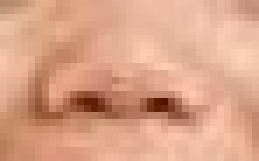
%> input picture CNN_data/Nose/nose_030.jpg, 37 x 23 px (shown 7 times larger); its folder holds only this picture in this run
$ octave bw_resize.m   (GNU Octave 9; MATLAB toolbox functions it lacks are replaced by stand-ins)
%> lines starting %> are read from the running program, lines starting %| are printed output that depends on the picture
dirData = dir('../CNN_data/Nose/*.jpg'); %takes all the images from the folder/ you can also assign specific address of the folder
fileNames = {dirData.name};
for k = 1:length(dirData) %the loop will continue for the number of images
    filename = dirData(k).name
    data1 = imread(strcat('../CNN_data/Nose/',filename));
%> data1 is the input picture: size 23x37x3 uint8; mean R, G, B 218.8, 162.5, 135.1
    data2 = rgb2gray(data1);
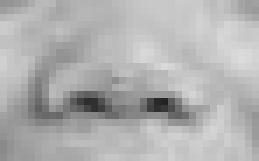
%> data2: size 23x37 uint8 (shown 7 times larger); min 34, max 220, mean 176.2
    data3 = imresize(data2,[96 96]); %w=40, h=30
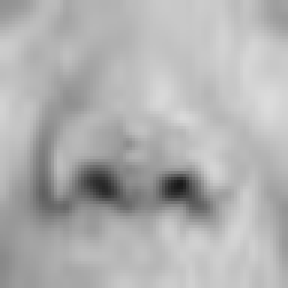
%> data3: size 96x96 uint8 (shown 3 times larger); min 25, max 220, mean 176.2
    data4 = edge(data3,'canny',0.1);
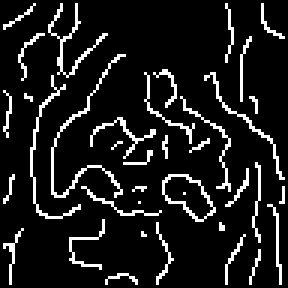
%> data4: size 96x96 logical (shown 3 times larger); 10.7% white in thin lines or dots
    iFile = filename
    newName = filename
    imwrite(data4,['../resized_CNN_data/gradients/Nose/', newName,]);
end

$ run again, on CNN_data/Nose/nose_165.jpg
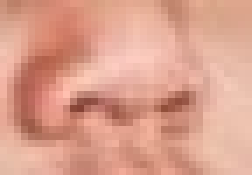
%> input picture CNN_data/Nose/nose_165.jpg, 36 x 25 px (shown 7 times larger)
%> data1 is the input picture: size 25x36x3 uint8; mean R, G, B 219.7, 159.8, 140.8
%> `data3 = imresize(data2,[96 96]);`:
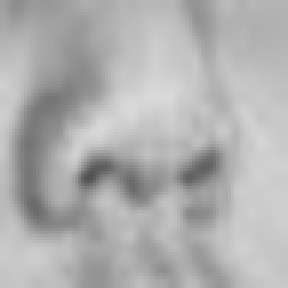
%> data3: size 96x96 uint8 (shown 3 times larger); min 80, max 217, mean 175.6
%> `data4 = edge(data3,'canny',0.1);`:
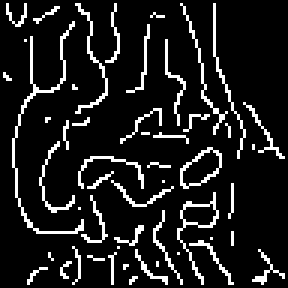
%> data4: size 96x96 logical (shown 3 times larger); 11.3% white in thin lines or dots

$ run again, on CNN_data/Nose/nose_166.jpg
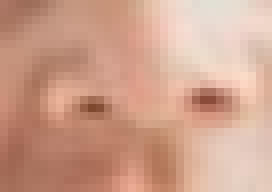
%> input picture CNN_data/Nose/nose_166.jpg, 34 x 24 px (shown 8 times larger)
%> data1 is the input picture: size 24x34x3 uint8; mean R, G, B 206.1, 160.3, 139.7
%> `data3 = imresize(data2,[96 96]);`:
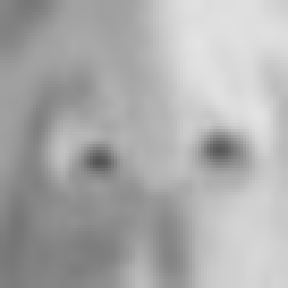
%> data3: size 96x96 uint8 (shown 3 times larger); min 85, max 227, mean 171.7
%> `data4 = edge(data3,'canny',0.1);`:
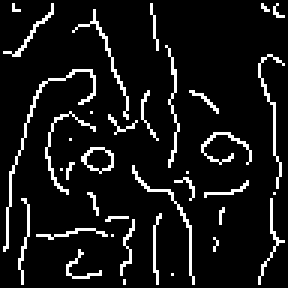
%> data4: size 96x96 logical (shown 3 times larger); 8.8% white in thin lines or dots

$ run again, on CNN_data/Nose/nose_168.jpg
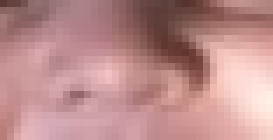
%> input picture CNN_data/Nose/nose_168.jpg, 39 x 20 px (shown 7 times larger)
%> data1 is the input picture: size 20x39x3 uint8; mean R, G, B 188.5, 141.3, 140.6
%> `data3 = imresize(data2,[96 96]);`:
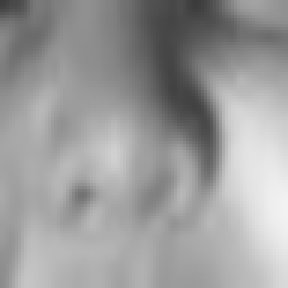
%> data3: size 96x96 uint8 (shown 3 times larger); min 59, max 242, mean 155.3
%> `data4 = edge(data3,'canny',0.1);`:
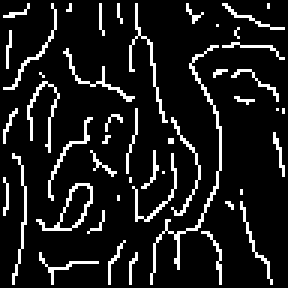
%> data4: size 96x96 logical (shown 3 times larger); 11% white in thin lines or dots
